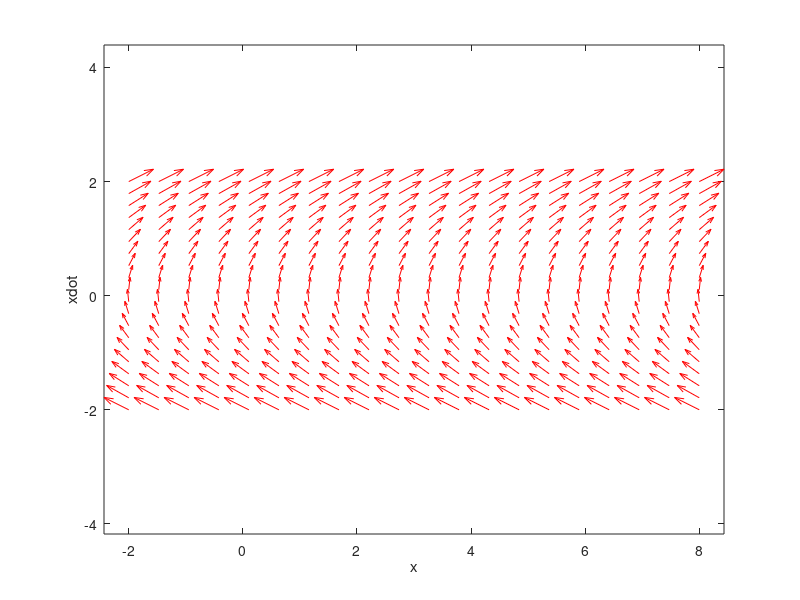

Write the MATLAB code that produced this figure.
close all 
clc

Y1 = 1;
f = @(t,Y) [Y(2); Y1];
y1 = linspace(-2,8,20);
y2 = linspace(-2,2,20);
[x,y] = meshgrid(y1,y2);
u = zeros(size(x));
v = zeros(size(x));
t=0; % we want the derivatives at each point at t=0, i.e. the starting time
for i = 1:numel(x)
    Yprime = f(t,[x(i); y(i)]);
    u(i) = Yprime(1);
    v(i) = Yprime(2);
end
quiver(x,y,u,v,'r');
xlabel('x')
ylabel('xdot')
axis tight equal;
